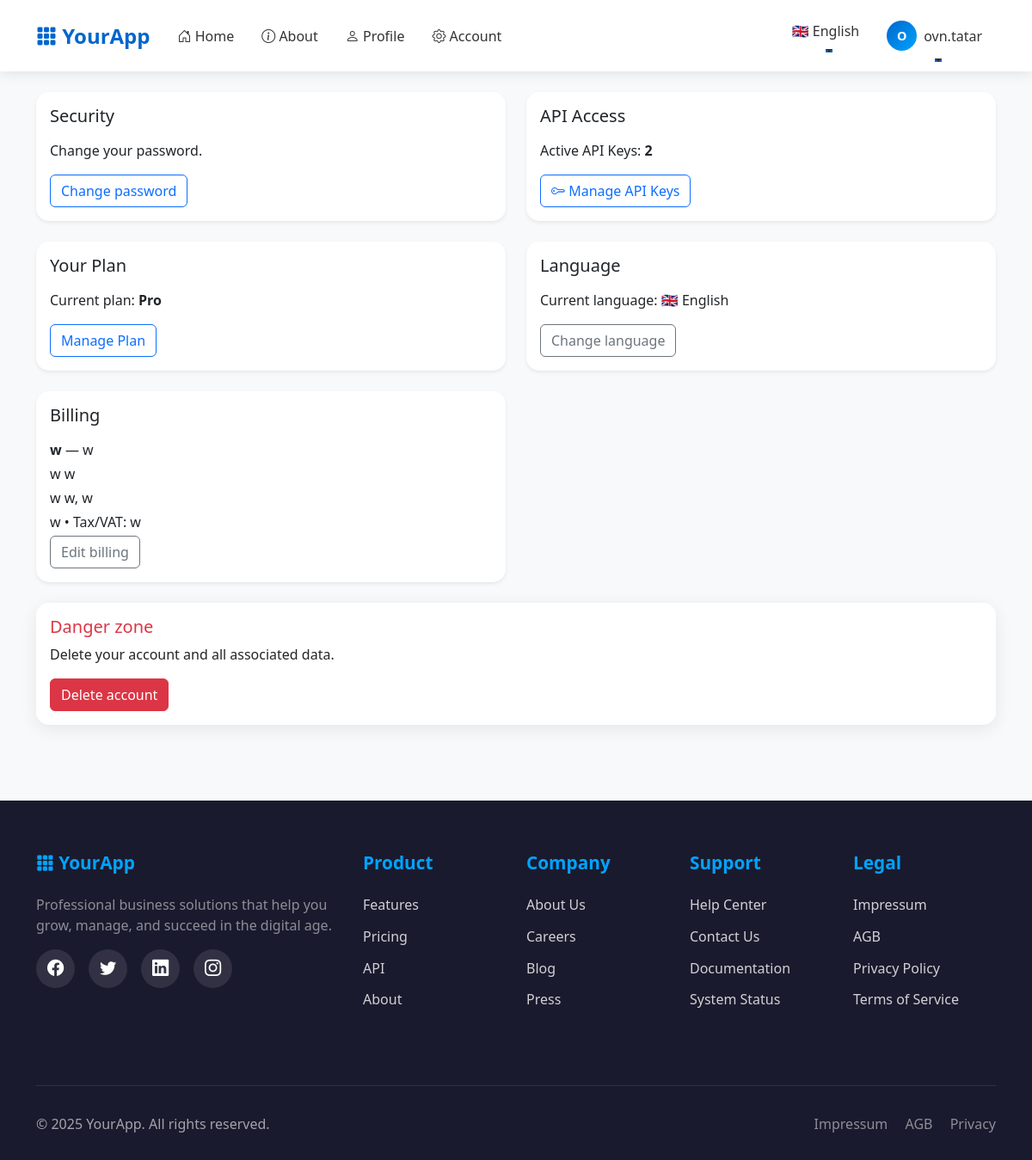
The app's page /account/ (signed in), older data.
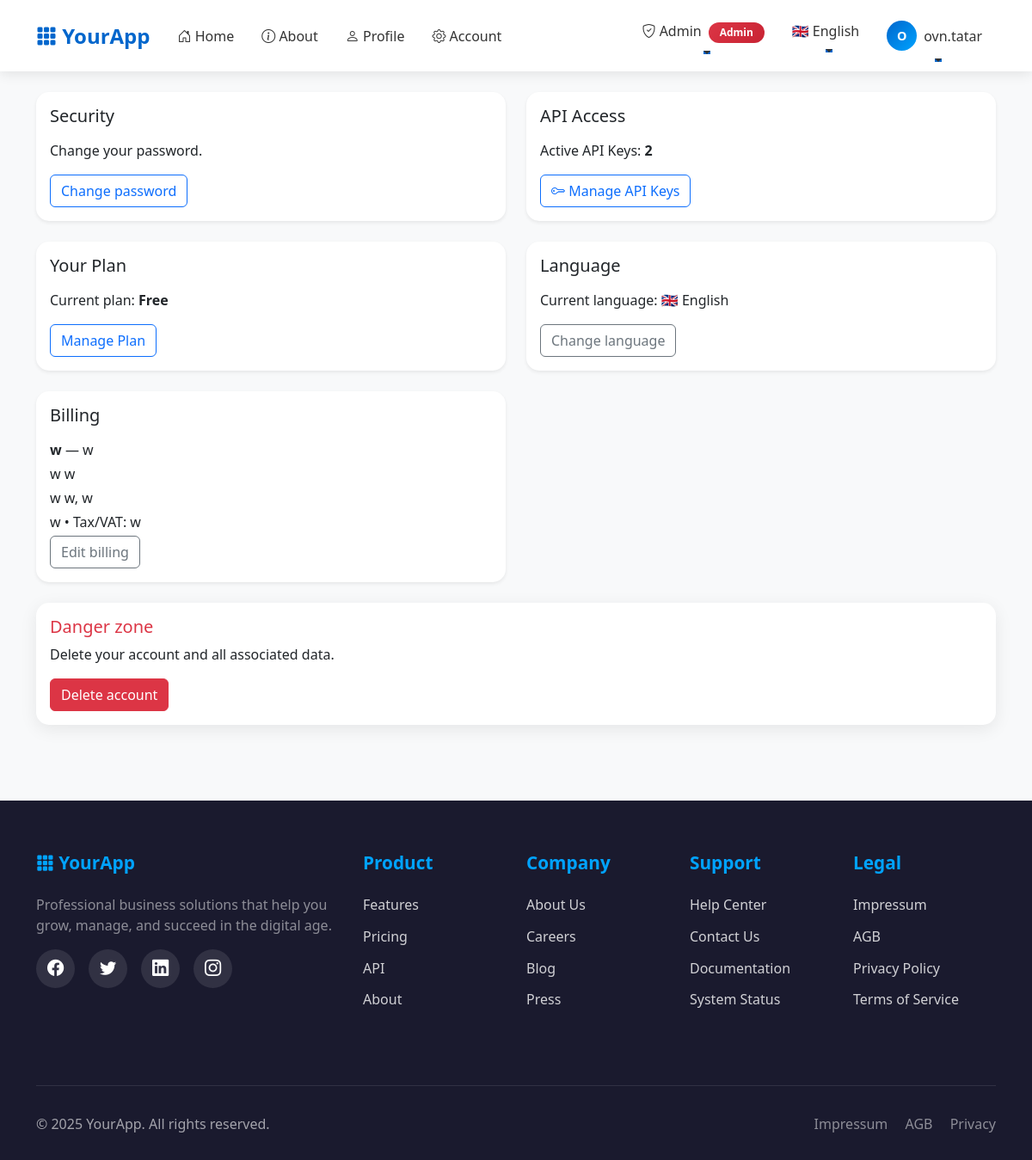
The same page, newer data.
### app/models/plan.py (models this page shows, shortened)
class Plan(db.Model):
    id = db.Column(db.Integer, primary_key=True)
    name = db.Column(db.String(100), nullable=False, unique=True)
    description = db.Column(db.Text, nullable=True)
    option1 = db.Column(db.String(255), nullable=True)  # e.g., "10 Projects"
    option2 = db.Column(db.String(255), nullable=True)  # e.g., "Unlimited Storage"
    option3 = db.Column(db.String(255), nullable=True)  # Additional feature
    option4 = db.Column(db.String(255), nullable=True)  # Additional feature
    option5 = db.Column(db.String(255), nullable=True)  # Additional feature
    price = db.Column(db.Numeric(10, 2), nullable=False, default=0.00)
    currency = db.Column(db.String(3), nullable=False, default='USD')
    billing_period = db.Column(db.String(20), nullable=False, default='monthly')  # monthly, yearly, lifetime
    stripe_price_id = db.Column(db.String(255), nullable=True)  # Stripe Price ID
    stripe_product_id = db.Column(db.String(255), nullable=True)  # Stripe Product ID
    is_active = db.Column(db.Boolean, default=True, nullable=False)
    is_featured = db.Column(db.Boolean, default=False, nullable=False)
    sort_order = db.Column(db.Integer, default=0)  # For display ordering
    created_at = db.Column(db.DateTime, default=datetime.utcnow, nullable=False)
    updated_at = db.Column(db.DateTime, default=datetime.utcnow, onupdate=datetime.utcnow)
    users = db.relationship('User', back_populates='plan', lazy='dynamic')

### app/models/user.py (models this page shows, shortened)
class User(UserMixin, db.Model):
    id = db.Column(db.Integer, primary_key=True)
    email = db.Column(db.String(255), unique=True, nullable=False, index=True)
    language = db.Column(db.String(5), default='en')
    role = db.Column(db.String(20), nullable=False, default='user', index=True)
    password_hash = db.Column(db.String(255), nullable=False)
    created_at = db.Column(db.DateTime, default=datetime.utcnow, nullable=False)
    confirmed_at = db.Column(db.DateTime, nullable=True)
    is_active = db.Column(db.Boolean, default=True, nullable=False, index=True)
    plan_id = db.Column(db.Integer, db.ForeignKey('plan.id'), nullable=True)
    plan = db.relationship('Plan', back_populates='users')
    plan_subscribed_at = db.Column(db.DateTime, nullable=True)
    billing = db.relationship("BillingProfile", uselist=False, back_populates="user", cascade="all, delete-orphan")
    api_keys = db.relationship("APIKey", back_populates="user", cascade="all, delete-orphan", lazy='dynamic')
    @property
    def is_authenticated(self):
        return True
    @property
    def plan_name(self):
        return self.plan.name if self.plan else 'Free'
    @property
    def active_api_keys_count(self):
        return self.api_keys.filter_by(is_active=True).count()

### app/blueprints/account/routes.py (the view)
@bp.get("/")
@login_required
def overview():
    billing = current_user.billing
    return render_template("account/overview.html", billing=billing)

### app/__init__.py (called while the page is built)
def get_locale():
    from flask_login import current_user
    if current_user.is_authenticated and hasattr(current_user, 'language'):
        return current_user.language
    from flask import current_app
    return request.accept_languages.best_match(current_app.config['BABEL_SUPPORTED_LOCALES'])

### app/context_helpers.py (called while the page is built)
def register_context_processors(app):
    @app.context_processor
    def utility_processor():
        def has_endpoint(name: str) -> bool:
            return name in current_app.view_functions
        return dict(has_endpoint=has_endpoint)

### app/templates/account/overview.html
{% extends "base.html" %}
{% block content %}
<div class="row g-4">
  <div class="col-12 col-lg-6">
    <div class="card shadow-sm">
      <div class="card-body">
        <h2 class="h5 mb-3">{{ _('Security') }}</h2>
        <p>{{ _('Change your password') }}.</p>
        <a class="btn btn-outline-primary" href="{{ url_for('account.change_password') }}">{{ _('Change password') }}</a>
      </div>
    </div>
  </div>
  <div class="col-12 col-lg-6">
    <div class="card shadow-sm">
      <div class="card-body">
        <h2 class="h5 mb-3">{{ _('API Access') }}</h2>
        <p>
          {{ _('Active API Keys') }}:
          <strong>{{ current_user.active_api_keys_count }}</strong>
        </p>
        <a class="btn btn-outline-primary" href="{{ url_for('account.api_keys') }}">
          <i class="bi bi-key"></i> {{ _('Manage API Keys') }}
        </a>
      </div>
    </div>
  </div>
  <div class="col-12 col-lg-6">
    <div class="card shadow-sm">
      <div class="card-body">
        <h2 class="h5 mb-3">{{ _('Your Plan') }}</h2>
        <p>
          {{ _('Current plan') }}:
          <strong>{{ current_user.plan_name }}</strong>
        </p>
        <a class="btn btn-outline-primary" href="{{ url_for('account.view_plan') }}">{{ _('Manage Plan') }}</a>
      </div>
    </div>
  </div>
  <div class="col-12 col-lg-6">
    <div class="card shadow-sm">
      <div class="card-body">
        <h2 class="h5 mb-3">{{ _('Language') }}</h2>
        <p>
          {{ _('Current language') }}:
          {% if current_user.language == 'de' %}
            🇩🇪 Deutsch
          {% else %}
            🇬🇧 English
          {% endif %}
        </p>
        <a class="btn btn-outline-secondary" href="{{ url_for('account.change_language') }}">{{ _('Change language') }}</a>
      </div>
    </div>
  </div>
  <div class="col-12 col-lg-6">
    <div class="card shadow-sm">
      <div class="card-body">
        <h2 class="h5 mb-3">{{ _('Billing') }}</h2>
        {% if billing %}
          <p class="mb-1"><strong>{{ billing.full_name or "-" }}</strong> {% if billing.company %}— {{ billing.company }}{% endif %}</p>
          <p class="mb-1">{{ billing.address1 }} {{ billing.address2 or "" }}</p>
          <p class="mb-1">{{ billing.postal_code }} {{ billing.city }}{% if billing.state %}, {{ billing.state }}{% endif %}</p>
          <p class="mb-1">{{ billing.country }}{% if billing.tax_id %} • Tax/VAT: {{ billing.tax_id }}{% endif %}</p>
        {% else %}
          <p>{{ _('No billing details yet') }}.</p>
        {% endif %}
        <a class="btn btn-outline-secondary" href="{{ url_for('account.billing') }}">{{ _('Edit billing') }}</a>
      </div>
    </div>
  </div>
  <div class="col-12">
    <div class="card border-danger">
      <div class="card-body">
        <h2 class="h5 text-danger">{{ _('Danger zone') }}</h2>
        <p>{{ _('Delete your account and all associated data') }}.</p>
        <a class="btn btn-danger" href="{{ url_for('account.delete_account') }}">{{ _('Delete account') }}</a>
      </div>
    </div>
  </div>
</div>
<link rel="stylesheet" href="https://cdn.jsdelivr.net/npm/bootstrap-icons@1.10.0/font/bootstrap-icons.css">
{% endblock %}

### app/templates/base.html (shortened to what the changed rows need)
<!doctype html>
<html lang="en">
<head>
    <link href="https://cdn.jsdelivr.net/npm/bootstrap@5.3.3/dist/css/bootstrap.min.css" rel="stylesheet">
    <link rel="stylesheet" href="https://cdn.jsdelivr.net/npm/bootstrap-icons@1.11.0/font/bootstrap-icons.css">
    <link href="{{ url_for('static', filename='css/app.css') }}" rel="stylesheet">
</head>
<body>
    <nav class="navbar navbar-expand-lg navbar-light sticky-top">
        <div class="container">
            <div class="collapse navbar-collapse" id="navbarNav">
                <ul class="navbar-nav me-auto">
                    <li class="nav-item">
                        <a class="nav-link" href="{{ url_for('main.index') }}">
                            <i class="bi bi-house-door"></i> {{ _('Home') }}
                        </a>
                    </li>
                </ul>
                <ul class="navbar-nav">
                    {% if current_user.is_authenticated %}
                        {% if current_user.role == 'admin' %}
                        <li class="nav-item dropdown">
                            <a class="nav-link dropdown-toggle" href="#" id="adminDropdown" role="button"
                               data-bs-toggle="dropdown" aria-expanded="false">
                                <i class="bi bi-shield-check"></i> {{ _('Admin') }}
                                <span class="badge badge-admin ms-1">Admin</span>
                            </a>
                        </li>
                        {% endif %}
                        <li class="nav-item dropdown language-dropdown">
                            <a class="nav-link dropdown-toggle" href="#" id="languageDropdown" role="button"
                               data-bs-toggle="dropdown" aria-expanded="false">
                                {% if current_user.language == 'de' %}
                                    🇩🇪 Deutsch
                                {% else %}
                                    🇬🇧 English
                                {% endif %}
                            </a>
                        </li>
                        <li class="nav-item dropdown">
                            <a class="nav-link dropdown-toggle d-flex align-items-center" href="#" id="userDropdown"
                               role="button" data-bs-toggle="dropdown" aria-expanded="false">
                                <div class="user-avatar me-2">
                                    {{ current_user.email[0]|upper }}
                                </div>
                                <span class="d-none d-lg-inline">{{ current_user.email.split('@')[0] }}</span>
                            </a>
                        </li>
                    {% endif %}
                </ul>
            </div>
        </div>
    </nav>
    <main class="py-4">
        <div class="container">
            {% block content %}{% endblock %}
        </div>
    </main>
</body>
</html>

Row changes from the older to the newer data that the page shows:
no longer on this page (row unchanged): Plan: plan_name "Pro"
changed User "Home": role (not shown) → "Admin"
now on this page (row unchanged): Plan: plan_name "Free"
Text that changed along with them:
text now shown: "Admin API Access"
